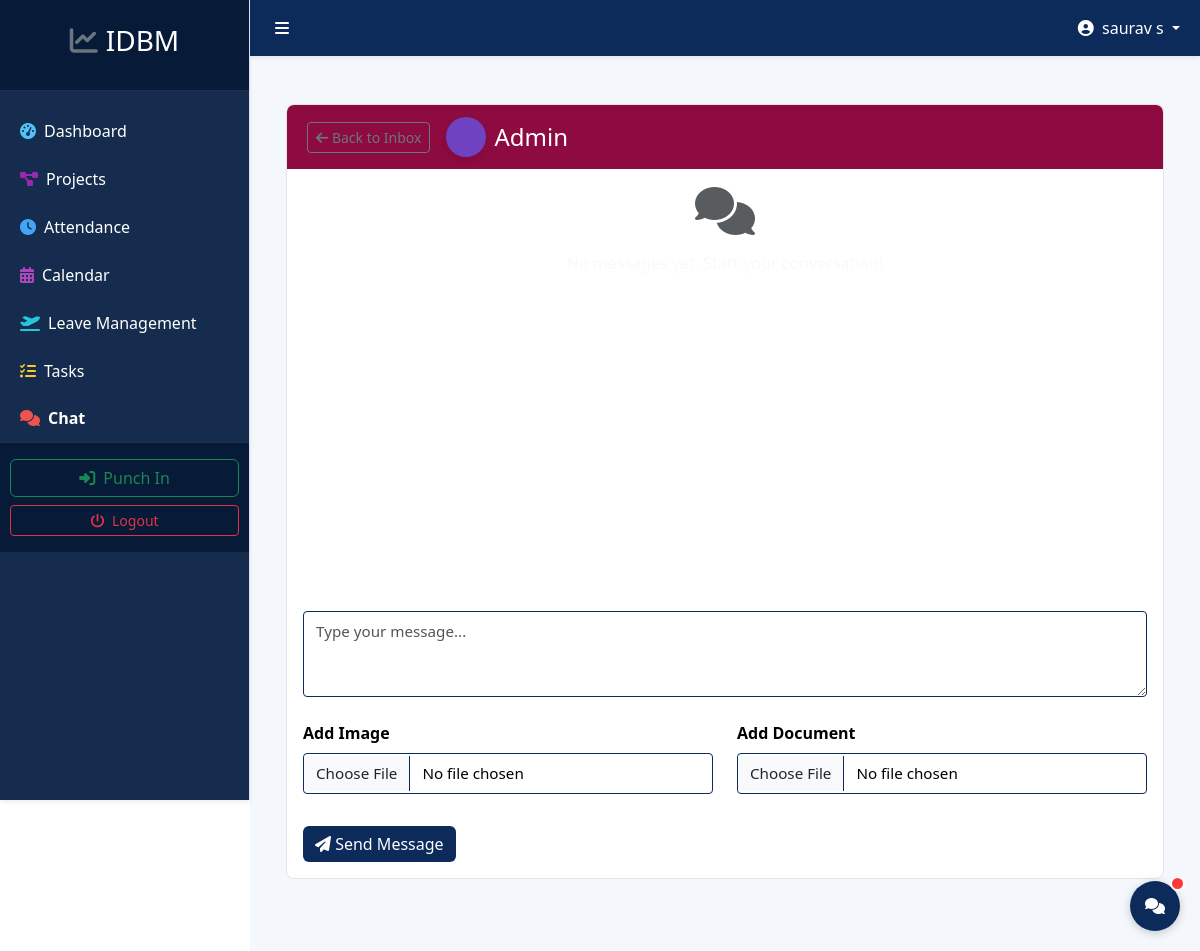
The app's page /chat/direct/1/ (signed in), older data.
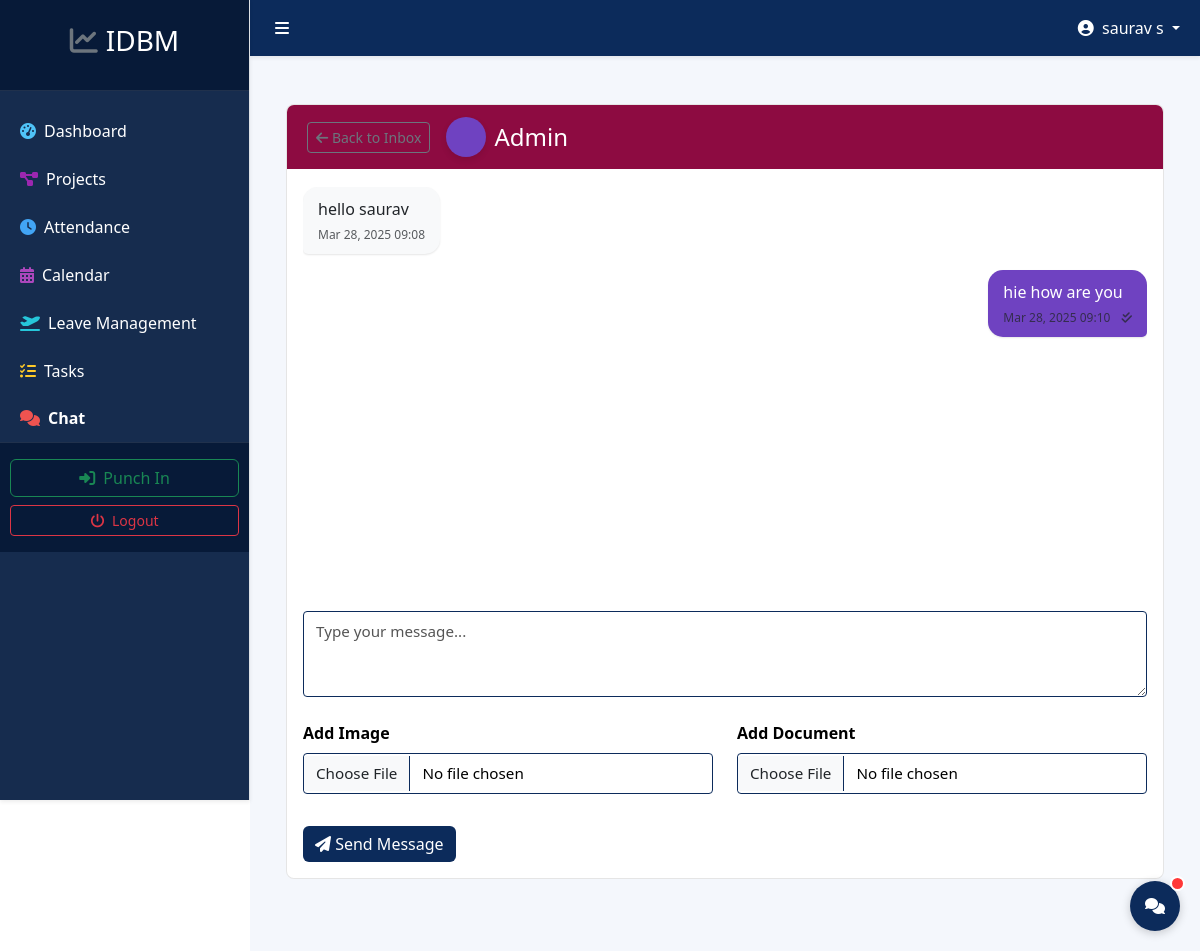
The same page, newer data.
### chat/models.py (models this page shows, shortened)
class Message(models.Model):
    sender = models.ForeignKey(User, on_delete=models.CASCADE, related_name='sent_messages')
    receiver = models.ForeignKey(User, on_delete=models.CASCADE, related_name='received_messages', null=True, blank=True)
    group = models.ForeignKey(ChatGroup, on_delete=models.CASCADE, null=True, blank=True, related_name='messages')
    content = models.TextField()
    image = models.ImageField(upload_to='chat_images/', null=True, blank=True)
    document = models.FileField(upload_to='chat_documents/', null=True, blank=True)
    timestamp = models.DateTimeField(default=timezone.now)
    is_read = models.BooleanField(default=False)
    class Meta:
        ordering = ['timestamp']

### chat/views.py (the view)
# urls.py: path('direct/<int:user_id>/', views.direct_message, name='direct_message'),
@login_required
def direct_message(request, user_id):
    receiver = get_object_or_404(User, id=user_id)
    conversation = Message.objects.filter(
        (Q(sender=request.user) & Q(receiver=receiver)) |
        (Q(sender=receiver) & Q(receiver=request.user)),
        group__isnull=True
    ).order_by('timestamp')
    unread_messages = conversation.filter(sender=receiver, is_read=False)
    for msg in unread_messages:
        msg.is_read = True
        msg.save()
    if request.method == 'POST':
        form = MessageForm(request.POST, request.FILES)
        if form.is_valid():
            message = form.save(commit=False)
            message.sender = request.user
            message.receiver = receiver
            message.save()
            return redirect('chat:direct_message', user_id=receiver.id)
    else:
        form = MessageForm()
    context = {
        'receiver': receiver,
        'conversation': conversation,
        'form': form,
    }
    return render(request, 'chat/direct_message.html', context)

### chat/forms.py
class MessageForm(forms.ModelForm):
    class Meta:
        model = Message
        fields = ['content', 'image', 'document']
        widgets = {
            'content': forms.Textarea(attrs={'class': 'form-control border-purple', 'rows': 3, 'placeholder': 'Type your message...'}),
            'image': forms.FileInput(attrs={'class': 'form-control border-purple'}),
            'document': forms.FileInput(attrs={'class': 'form-control border-purple'}),
        }

### accounts/models.py (called while the page is built)
    @property
    def is_admin(self):
        return self.role == 'admin'

    @property
    def is_manager(self):
        return self.role == 'manager'

    @property
    def is_sales_rep(self):
        return self.role == 'sales_rep'

    @property
    def is_ops_manager(self):
        return self.role == 'ops_manager'

    @property
    def is_developer(self):
        return self.role == 'developer'

### templates/chat/direct_message.html (shortened to what this page needs)
{% extends 'base.html' %}
{% load static %}
{% block content %}
<div class="container-fluid py-4">
    <div class="row">
        <div class="col-12">
            <div class="card">
                <div class="card-header d-flex justify-content-between align-items-center">
                    <div class="d-flex align-items-center">
                        <a href="{% url 'chat:inbox' %}" class="btn btn-sm btn-outline-secondary me-3">
                            <i class="fas fa-arrow-left"></i> Back to Inbox
                        </a>
                        <div class="d-flex align-items-center">
                            <div class="avatar-circle me-2">
                            </div>
                            <h4 class="mb-0">{{ receiver.get_full_name|default:receiver.username }}</h4>
                        </div>
                    </div>
                </div>
                <div class="card-body">
                    <div class="chat-container mb-4" style="height: 400px; overflow-y: auto; display: flex; flex-direction: column;">
                        {% if conversation %}
                            {% for message in conversation %}
                                <div class="message-container {% if message.sender == request.user %}message-sent{% else %}message-received{% endif %} mb-3">
                                    <div class="message-bubble">
                                        <div class="message-content">{{ message.content|linebreaksbr }}</div>
                                        <div class="message-meta text-muted small">
                                            <span>{{ message.timestamp|date:"M d, Y H:i" }}</span>
                                            {% if message.is_read and message.sender == request.user %}
                                                <span class="ms-2"><i class="fas fa-check-double"></i></span>
                                            {% endif %}
                                        </div>
                                    </div>
                                </div>
                            {% endfor %}
                        {% else %}
                            <div class="no-messages text-center align-self-center">
                                <i class="fas fa-comments fa-3x mb-3 text-muted"></i>
                                <p>No messages yet. Start your conversation!</p>
                            </div>
                        {% endif %}
                    </div>
                    <form method="post" enctype="multipart/form-data" class="message-form">
                        <div class="row">
                            <div class="col-md-12">
                                <div class="form-group">
                                    {{ form.content }}
                                </div>
                            </div>
                        </div>
                        <div class="row mt-2">
                            <div class="col-md-6">
                                <div class="form-group">
                                    <label for="{{ form.image.id_for_label }}" class="form-label">Add Image</label>
                                    {{ form.image }}
                                </div>
                            </div>
                            <div class="col-md-6">
                                <div class="form-group">
                                    <label for="{{ form.document.id_for_label }}" class="form-label">Add Document</label>
                                    {{ form.document }}
                                </div>
                            </div>
                        </div>
                        <div class="row mt-3">
                            <div class="col-md-12">
                                <button type="submit" class="btn btn-primary">
                                    <i class="fas fa-paper-plane"></i> Send Message
                                </button>
                            </div>
                        </div>
                    </form>
                </div>
            </div>
        </div>
    </div>
</div>
{% endblock %}

Row changes from the older to the newer data that the page shows:
added Message: content "hello saurav", timestamp "Mar 28, 2025 09:08"
added Message: content "hie how are you", timestamp "Mar 28, 2025 09:10", is_read True (drawn)
